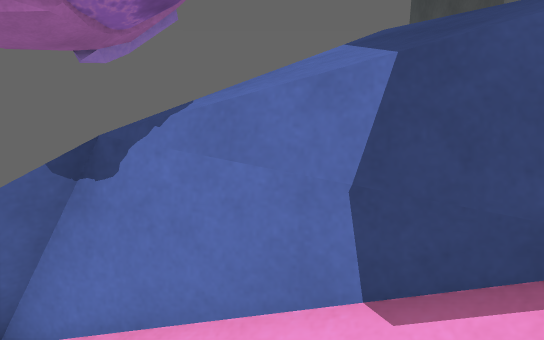
[1] (above)

23 first-person views from a walk through a Unity game level. The camera is 1.4 m above the floor, tilts 14° down and sees 70° across. The floor is counted in squares, 0.5 m on a side. Each view is taken from the middle of a square. On the plan, view 1 faces up. The plan holds only what a view shows up to about 20 squares ahead; the rest is blank. The place goes on beyond the plan. The player is left out. Surface patterns are stand-ins for the level's own textures.

[2]
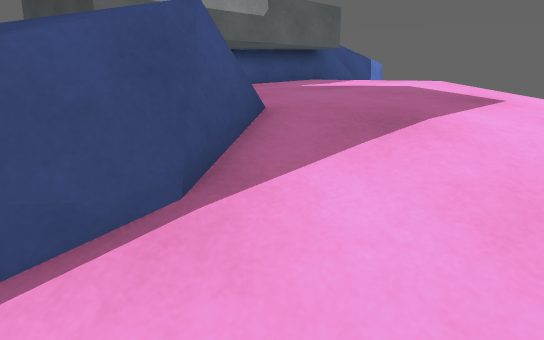

[3]
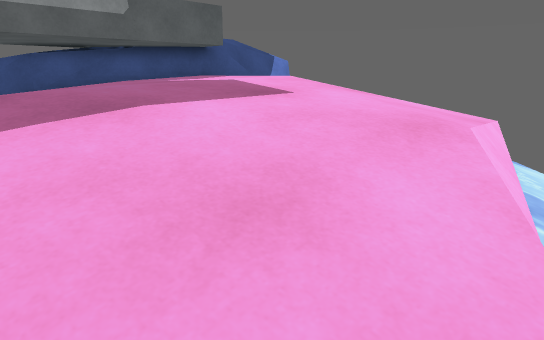

[4]
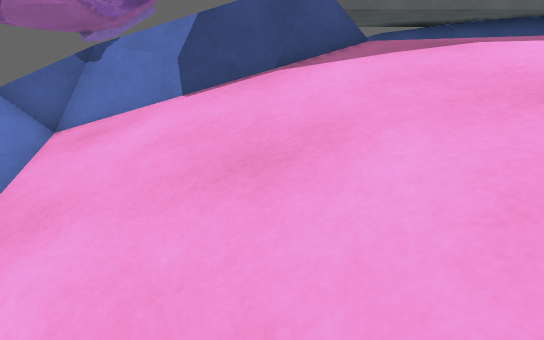

[5]
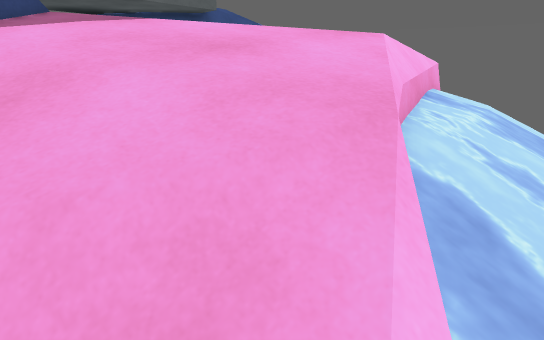

[6]
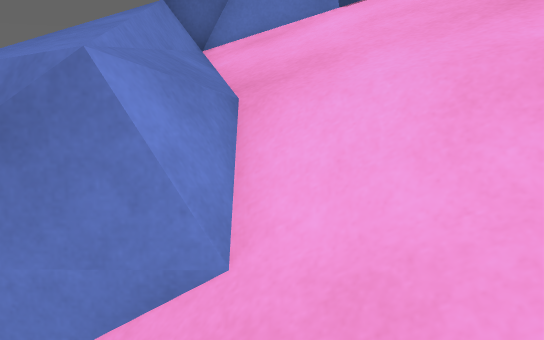

[7]
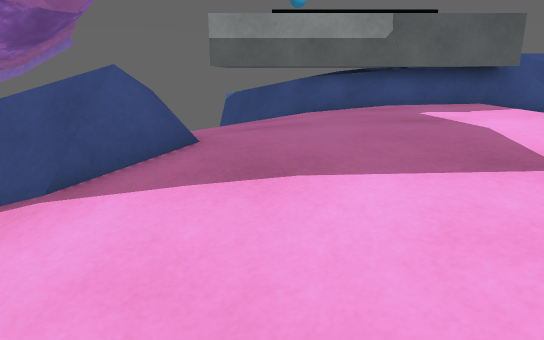

[8]
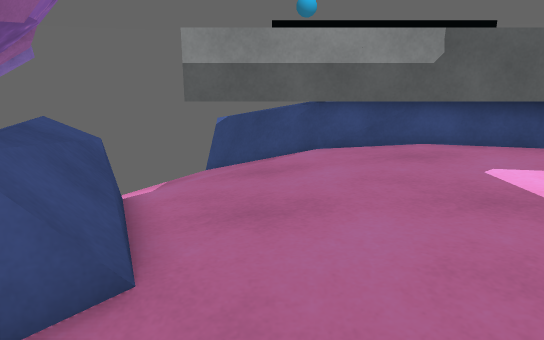

[9]
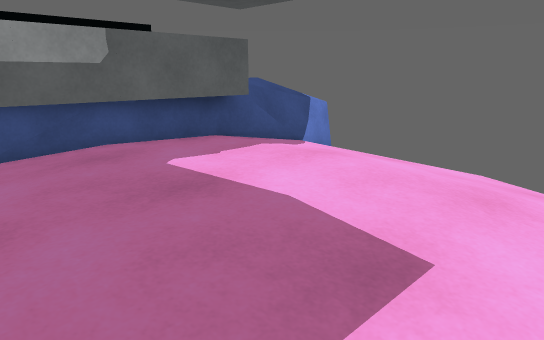

[10]
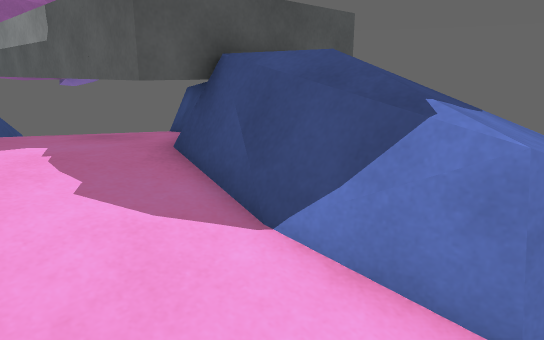

[11]
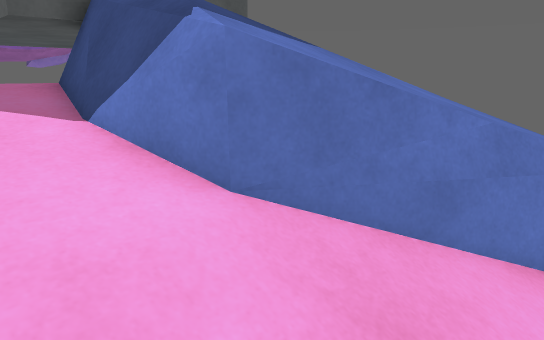

[12]
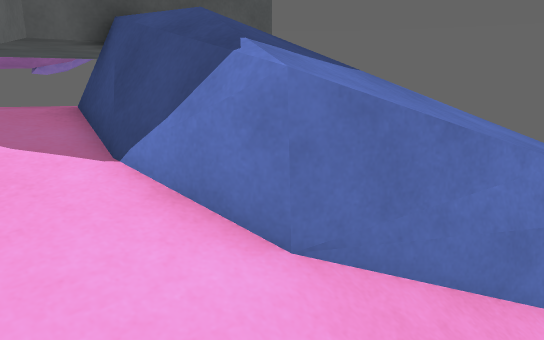

[13]
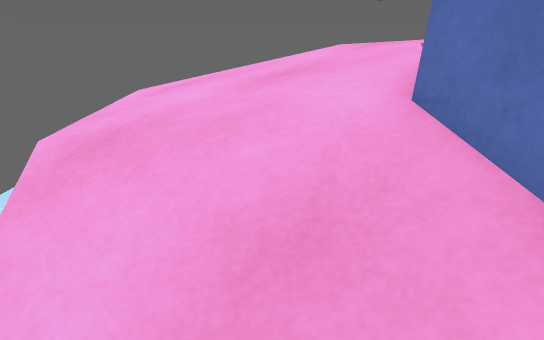

[14]
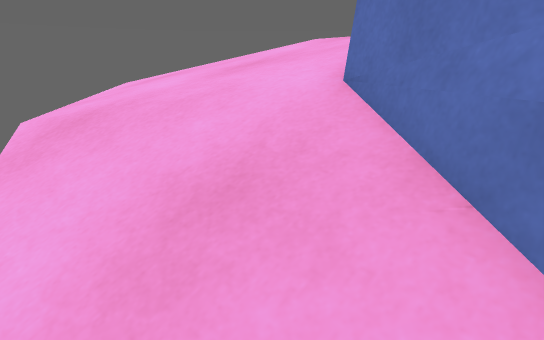

[15]
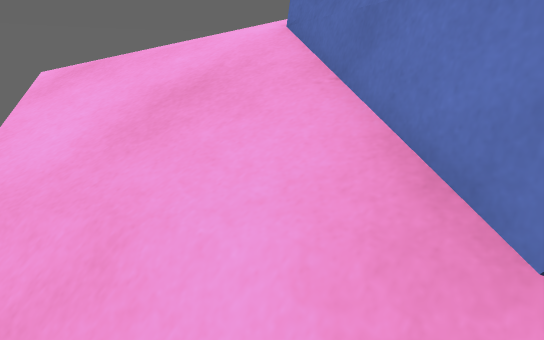

[16]
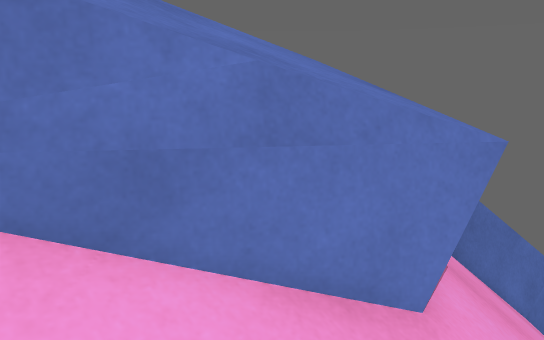

[17]
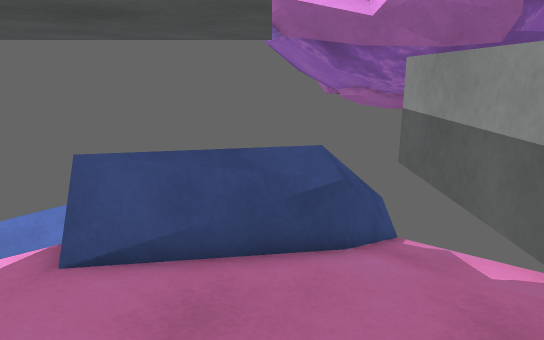

[18]
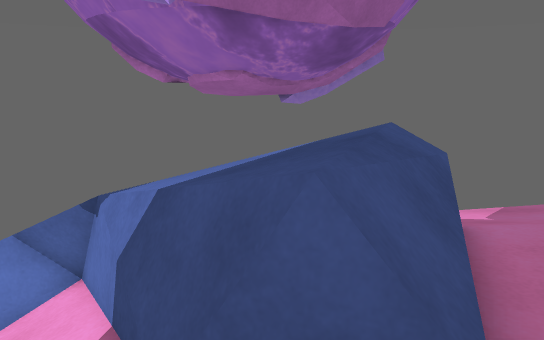

[19]
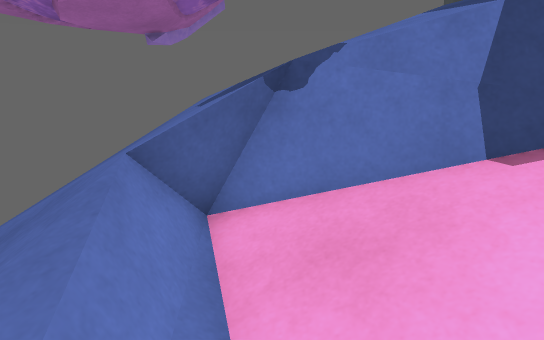

[20]
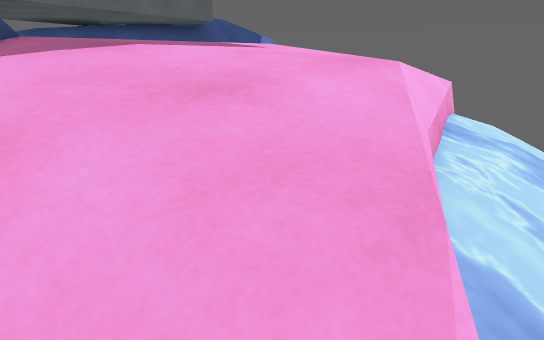

[21]
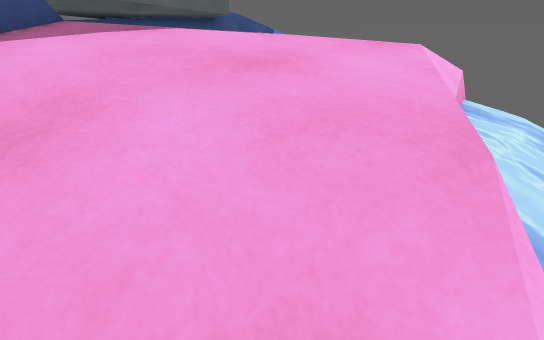

[22]
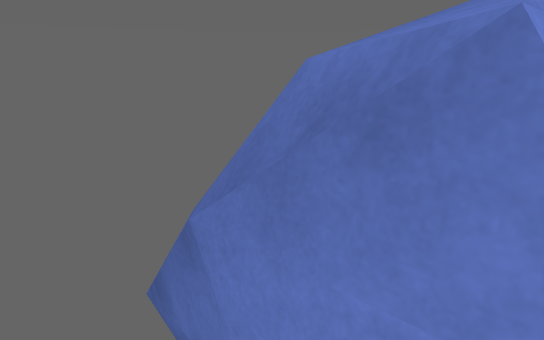

[23]
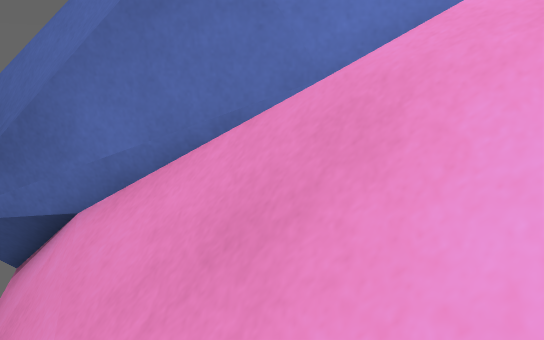

### Floor plan
Key: @ floor where view 1 was taken; # wall or solid block; x gap in a wall; . main floor; - floor 0.25 m lower than the main floor; : floor 0.5 m higher than the main floor; + floor 0.75 m higher than the main floor; _ floor 0.75 m lower than the main floor; < floor 1.25 m lower than the main floor; ( floor 4 m lower than the main floor; / step, stairs or slope; = window, fence, low wall or low ledge; ≈ water the walk keeps out of; ^ raised ledge; v drop or lower ground; B grey block; O other object.
Columns run from 9 left of view 1 to 26 right of it. Each row starts with its distance up from view 1.
 26                                 ^
 25                                ^=
 24                                #=
 23                               ^#/
 22                                =//
 21                                ///
 20                                ///
 19                                ^//
 18                                 //
 17              ##^             ^^ ^/
 16              #==^^           ^^^^#
 15             _-BBBB###OOBB   ^^^^^= /
 14           ___-B.###BBOOBB   ^^^^=//
 13          x__--B-######  B  ^^^^=///
 12           __--BB#######BB  ^^^^=///≈
 11         # _--.BB#######BB^^^^^^////≈
 10        =#== ..BBBBBBBBBBB====^=////
  9         ####= BBBBBBBBBBB::##./////
  8      O     ##=...::::::::::....///≈
  7     OO^   ++^^..::::::B::::....///≈
  6    __=^  +++^^.:::::::B:::  ...- ≈
  5    __...:+++^^:::::::: ::        ≈
  4    __-.=====^^+::::::: ::
  3    __==========::::::::::.
  2     _=#//////....:::::::...
  1     _O///////........::....     ≈
  0      _///@////.............     ≈
 -1      _////////.............     ≈
 -2 ##   _////////-..........≈≈≈
 -3 ### <__////////-......≈≈≈≈≈
 -4 v#######///////---.≈≈≈≈≈≈≈
 -5  v(####=///////_-≈≈≈≈≈≈≈≈≈
 -6   ///// /// ////≈≈≈≈≈≈≈≈≈
 -7    /////   ///≈≈≈≈≈≈≈
 -8         /  /
 -9     /

Where each view was taken, in squares from view 1:
view 1: 0 up, 0 right, facing up
view 2: 1 down, 1 right, facing up-right
view 3: 5 down, 4 right, facing up-right
view 4: 7 down, 3 right, facing up
view 5: 8 down, 2 right, facing up-right
view 6: 8 down, 1 left, facing up
view 7: 4 down, 7 right, facing up
view 8: 0 up, 7 right, facing up
view 9: 0 up, 7 right, facing up-right
view 10: 6 up, 21 right, facing up-left
view 11: 7 up, 24 right, facing up-left
view 12: 7 up, 23 right, facing up-left
view 13: 12 up, 25 right, facing down-left
view 14: 13 up, 25 right, facing down-left
view 15: 15 up, 26 right, facing down-left
view 16: 11 up, 25 right, facing up-left
view 17: 7 up, 11 right, facing left
view 18: 1 up, 6 right, facing up-left
view 19: 2 down, 2 left, facing up
view 20: 7 down, 3 right, facing up-right
view 21: 7 down, 2 right, facing up-right
view 22: 7 down, 2 left, facing up-left
view 23: 9 down, 5 left, facing up
